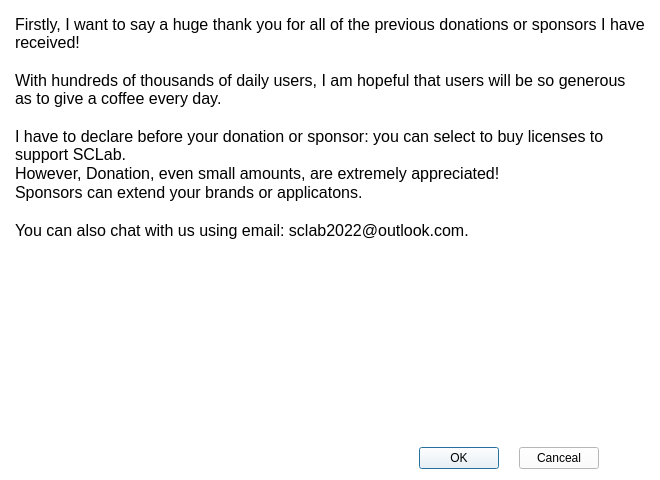
<?xml version="1.0" encoding="UTF-8"?>
<ui version="4.0">
 <class>DonationOrSponsor</class>
 <widget class="QDialog" name="DonationOrSponsor">
  <property name="geometry">
   <rect>
    <x>0</x>
    <y>0</y>
    <width>660</width>
    <height>480</height>
   </rect>
  </property>
  <property name="minimumSize">
   <size>
    <width>660</width>
    <height>480</height>
   </size>
  </property>
  <property name="maximumSize">
   <size>
    <width>660</width>
    <height>480</height>
   </size>
  </property>
  <property name="windowTitle">
   <string>Donation or Sponsor</string>
  </property>
  <property name="windowIcon">
   <iconset resource="../../resource/ribbon_resource.qrc">
    <normaloff>:/image/image/sc_v12.png</normaloff>:/image/image/sc_v12.png</iconset>
  </property>
  <property name="styleSheet">
   <string notr="true">background-color: rgb(255, 255, 255);
color: rgb(0, 0, 0);</string>
  </property>
  <layout class="QVBoxLayout" name="verticalLayout">
   <item>
    <widget class="QPlainTextEdit" name="plainTextEdit">
     <property name="font">
      <font>
       <pointsize>12</pointsize>
      </font>
     </property>
     <property name="frameShape">
      <enum>QFrame::NoFrame</enum>
     </property>
     <property name="frameShadow">
      <enum>QFrame::Plain</enum>
     </property>
     <property name="readOnly">
      <bool>true</bool>
     </property>
     <property name="plainText">
      <string>Firstly, I want to say a huge thank you for all of the previous donations or sponsors I have received!

With hundreds of thousands of daily users, I am hopeful that users will be so generous as to give a coffee every day. 

I have to declare before your donation or sponsor: you can select to buy licenses to support SCLab. 
However, Donation, even small amounts, are extremely appreciated! 
Sponsors can extend your brands or applicatons.

You can also chat with us using email: sclab2022@outlook.com.
</string>
     </property>
    </widget>
   </item>
   <item>
    <layout class="QHBoxLayout" name="horizontalLayout">
     <property name="leftMargin">
      <number>50</number>
     </property>
     <item>
      <widget class="QLabel" name="label">
       <property name="minimumSize">
        <size>
         <width>120</width>
         <height>120</height>
        </size>
       </property>
       <property name="maximumSize">
        <size>
         <width>120</width>
         <height>120</height>
        </size>
       </property>
       <property name="text">
        <string/>
       </property>
       <property name="pixmap">
        <pixmap resource="../../resource/ribbon_resource.qrc">:/image/image/webchat.png</pixmap>
       </property>
       <property name="scaledContents">
        <bool>true</bool>
       </property>
      </widget>
     </item>
     <item>
      <spacer name="horizontalSpacer_2">
       <property name="orientation">
        <enum>Qt::Horizontal</enum>
       </property>
       <property name="sizeHint" stdset="0">
        <size>
         <width>40</width>
         <height>20</height>
        </size>
       </property>
      </spacer>
     </item>
    </layout>
   </item>
   <item>
    <layout class="QHBoxLayout" name="horizontalLayout_2">
     <property name="spacing">
      <number>20</number>
     </property>
     <property name="rightMargin">
      <number>50</number>
     </property>
     <item>
      <spacer name="horizontalSpacer">
       <property name="orientation">
        <enum>Qt::Horizontal</enum>
       </property>
       <property name="sizeHint" stdset="0">
        <size>
         <width>40</width>
         <height>20</height>
        </size>
       </property>
      </spacer>
     </item>
     <item>
      <widget class="QPushButton" name="btn_ok">
       <property name="text">
        <string>OK</string>
       </property>
      </widget>
     </item>
     <item>
      <widget class="QPushButton" name="btn_canceal">
       <property name="text">
        <string>Canceal</string>
       </property>
      </widget>
     </item>
    </layout>
   </item>
  </layout>
 </widget>
 <resources>
  <include location="../../resource/ribbon_resource.qrc"/>
  <include location="../resource/ribbon_resource.qrc"/>
 </resources>
 <connections>
  <connection>
   <sender>btn_ok</sender>
   <signal>clicked()</signal>
   <receiver>DonationOrSponsor</receiver>
   <slot>accept()</slot>
   <hints>
    <hint type="sourcelabel">
     <x>414</x>
     <y>392</y>
    </hint>
    <hint type="destinationlabel">
     <x>320</x>
     <y>211</y>
    </hint>
   </hints>
  </connection>
  <connection>
   <sender>btn_canceal</sender>
   <signal>clicked()</signal>
   <receiver>DonationOrSponsor</receiver>
   <slot>reject()</slot>
   <hints>
    <hint type="sourcelabel">
     <x>495</x>
     <y>392</y>
    </hint>
    <hint type="destinationlabel">
     <x>320</x>
     <y>211</y>
    </hint>
   </hints>
  </connection>
 </connections>
</ui>
